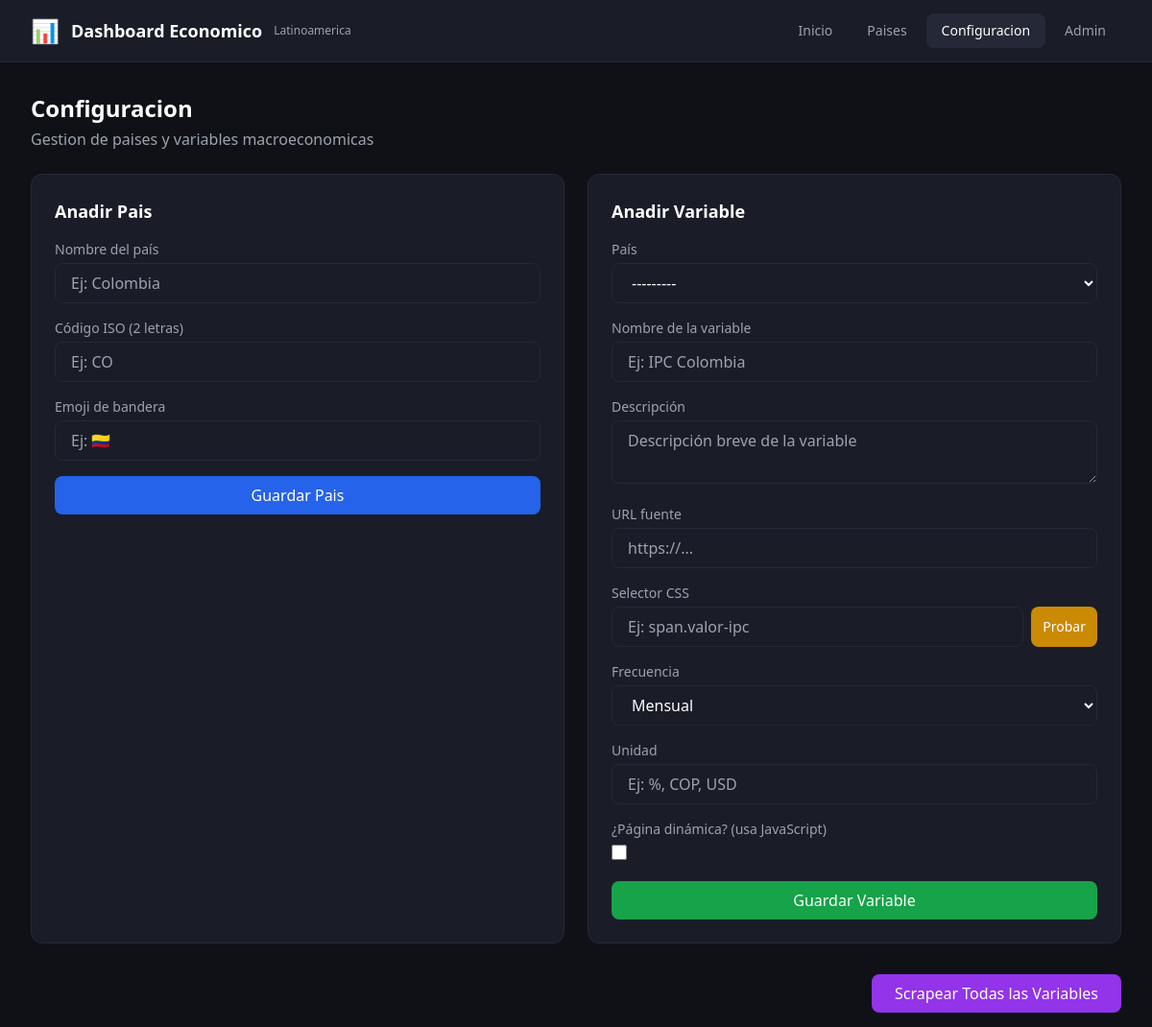
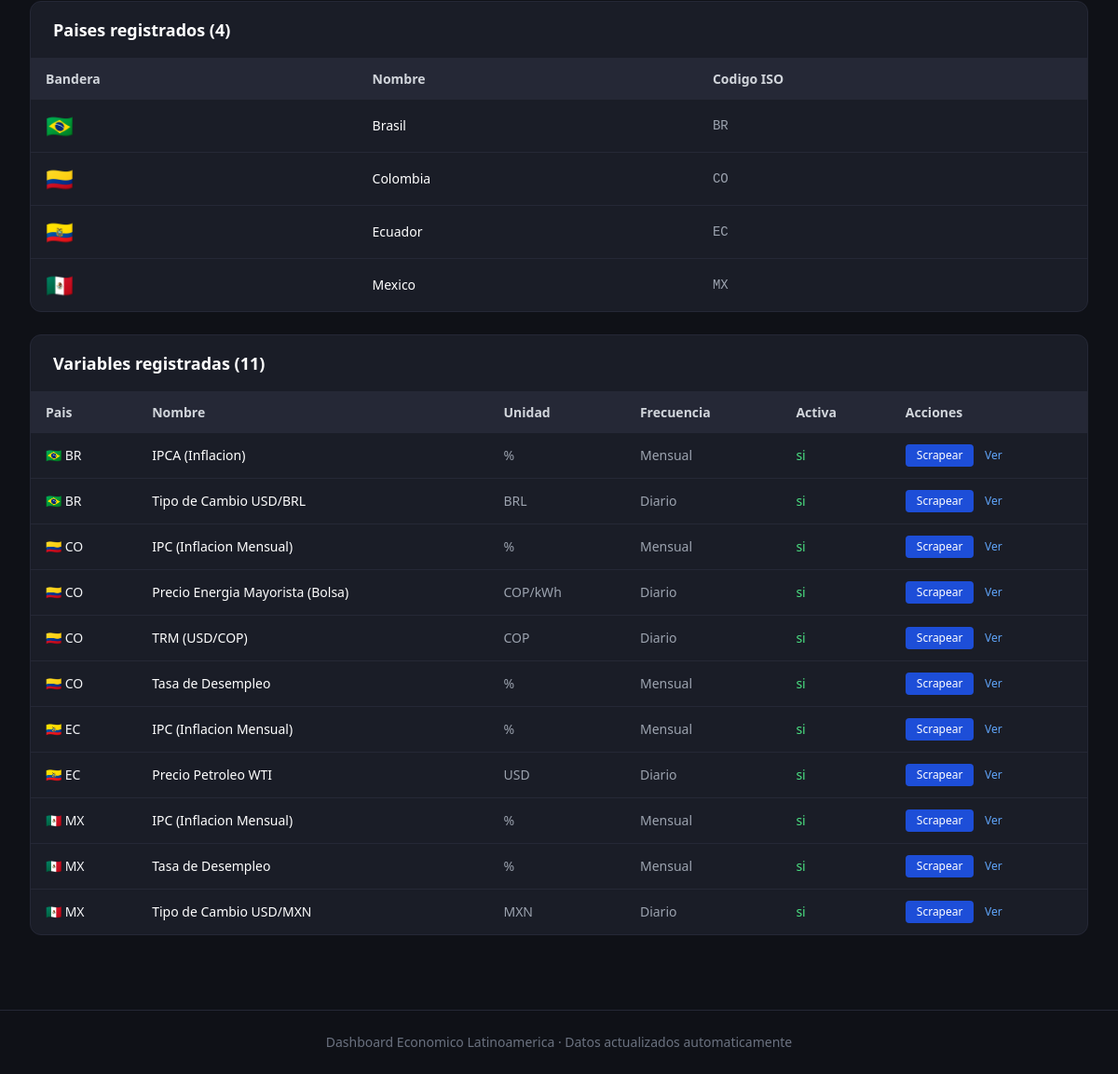
/configuracion/, run on the app's committed database (2 pictures, top to bottom).
### core/models.py (models this page shows, shortened)
class Country(models.Model):
    name = models.CharField(max_length=100, verbose_name="Nombre")
    code = models.CharField(max_length=5, unique=True, verbose_name="Código ISO")
    flag_emoji = models.CharField(max_length=10, verbose_name="Bandera")
    class Meta:
        verbose_name = "País"
        verbose_name_plural = "Países"
        ordering = ['name']
    def __str__(self):
        return f"{self.flag_emoji} {self.name}"

class MacroVariable(models.Model):
    FREQUENCY_CHOICES = [
        ('daily', 'Diario'),
        ('weekly', 'Semanal'),
        ('monthly', 'Mensual'),
        ('quarterly', 'Trimestral'),
    ]
    country = models.ForeignKey(Country, on_delete=models.CASCADE, related_name='variables', verbose_name="País")
    name = models.CharField(max_length=200, verbose_name="Nombre")
    description = models.TextField(blank=True, verbose_name="Descripción")
    source_url = models.URLField(blank=True, verbose_name="URL fuente")
    css_selector = models.CharField(max_length=500, blank=True, verbose_name="Selector CSS")
    frequency = models.CharField(max_length=20, choices=FREQUENCY_CHOICES, default='monthly', verbose_name="Frecuencia")
    is_dynamic = models.BooleanField(default=False, verbose_name="Scraping dinámico")
    unit = models.CharField(max_length=50, verbose_name="Unidad")
    is_active = models.BooleanField(default=True, verbose_name="Activa")
    created_at = models.DateTimeField(auto_now_add=True)
    class Meta:
        verbose_name = "Variable Macroeconómica"
        verbose_name_plural = "Variables Macroeconómicas"
        ordering = ['country', 'name']

### core/views.py (the view, shortened to what this page needs)
# urls.py: path('configuracion/', views.settings_view, name='settings'),
def settings_view(request):
    country_form = CountryForm()
    variable_form = MacroVariableForm()
    countries = Country.objects.all()
    variables = MacroVariable.objects.select_related('country').all()
    context = {
        'country_form': country_form,
        'variable_form': variable_form,
        'countries': countries,
        'variables': variables,
    }
    return render(request, 'dashboard/settings.html', context)

### core/forms.py
class CountryForm(forms.ModelForm):
    class Meta:
        model = Country
        fields = ['name', 'code', 'flag_emoji']
        widgets = {
            'name': forms.TextInput(attrs={
                'class': 'w-full bg-gray-800 border border-gray-700 rounded-lg px-4 py-2 text-white focus:outline-none focus:border-blue-500',
                'placeholder': 'Ej: Colombia'
            }),
            'code': forms.TextInput(attrs={
                'class': 'w-full bg-gray-800 border border-gray-700 rounded-lg px-4 py-2 text-white focus:outline-none focus:border-blue-500',
                'placeholder': 'Ej: CO'
            }),
            'flag_emoji': forms.TextInput(attrs={
                'class': 'w-full bg-gray-800 border border-gray-700 rounded-lg px-4 py-2 text-white focus:outline-none focus:border-blue-500',
                'placeholder': 'Ej: 🇨🇴'
            }),
        }
        labels = {
            'name': 'Nombre del país',
            'code': 'Código ISO (2 letras)',
            'flag_emoji': 'Emoji de bandera',
        }

### templates/dashboard/settings.html (shortened to what this page needs)
{% extends 'dashboard/base.html' %}
{% block content %}
<div class="mb-6">
    <h1 class="text-2xl font-bold text-white">Configuracion</h1>
    <p class="text-gray-400 mt-1">Gestion de paises y variables macroeconomicas</p>
</div>
<div class="grid grid-cols-1 md:grid-cols-2 gap-6 mb-8">
    <div class="bg-gray-800 rounded-xl p-6 border border-gray-700">
        <h2 class="text-lg font-semibold mb-4 text-white">Anadir Pais</h2>
        <form method="POST">
            <div class="space-y-4">
                {% for field in country_form %}
                <div>
                    <label class="block text-sm text-gray-400 mb-1">{{ field.label }}</label>
                    {{ field }}
                </div>
                {% endfor %}
                <button type="submit" name="save_country" class="w-full bg-blue-600 hover:bg-blue-700 text-white font-medium py-2 px-4 rounded-lg transition-colors">
                    Guardar Pais
                </button>
            </div>
        </form>
    </div>
    <div class="bg-gray-800 rounded-xl p-6 border border-gray-700">
        <h2 class="text-lg font-semibold mb-4 text-white">Anadir Variable</h2>
        <form method="POST">
            <div class="space-y-4">
                {% for field in variable_form %}
                <div>
                    <label class="block text-sm text-gray-400 mb-1">{{ field.label }}</label>
                    {% if field.name == 'css_selector' %}
                    <div class="flex gap-2">
                        {{ field }}
                        <button type="button" id="test-selector-btn" class="bg-yellow-600 hover:bg-yellow-700 text-white px-3 py-2 rounded-lg text-sm whitespace-nowrap transition-colors">
                            Probar
                        </button>
                    </div>
                    {% else %}
                    {{ field }}
                    {% endif %}
                </div>
                {% endfor %}
                <button type="submit" name="save_variable" class="w-full bg-green-600 hover:bg-green-700 text-white font-medium py-2 px-4 rounded-lg transition-colors">
                    Guardar Variable
                </button>
            </div>
        </form>
    </div>
</div>
<div class="flex justify-end mb-4">
    <button onclick="runAll()" class="bg-purple-600 hover:bg-purple-700 text-white font-medium py-2 px-6 rounded-lg transition-colors">
        Scrapear Todas las Variables
    </button>
</div>
<div class="bg-gray-800 rounded-xl border border-gray-700 overflow-hidden mb-6">
    <div class="px-6 py-4 border-b border-gray-700">
        <h2 class="text-lg font-semibold text-white">Paises registrados ({{ countries|length }})</h2>
    </div>
    <table class="w-full text-sm">
        <thead class="bg-gray-700 text-gray-300">
            <tr>
                <th class="px-4 py-3 text-left">Bandera</th>
                <th class="px-4 py-3 text-left">Nombre</th>
                <th class="px-4 py-3 text-left">Codigo ISO</th>
            </tr>
        </thead>
        <tbody class="divide-y divide-gray-700">
            {% for country in countries %}
            <tr class="hover:bg-gray-700">
                <td class="px-4 py-3 text-2xl">{{ country.flag_emoji }}</td>
                <td class="px-4 py-3 text-white">{{ country.name }}</td>
                <td class="px-4 py-3 text-gray-400 font-mono">{{ country.code }}</td>
            </tr>
            {% empty %}
            <tr><td colspan="3" class="px-4 py-6 text-center text-gray-500">Sin paises registrados</td></tr>
            {% endfor %}
        </tbody>
    </table>
</div>
<div class="bg-gray-800 rounded-xl border border-gray-700 overflow-hidden">
    <div class="px-6 py-4 border-b border-gray-700">
        <h2 class="text-lg font-semibold text-white">Variables registradas ({{ variables|length }})</h2>
    </div>
    <div class="overflow-x-auto">
        <table class="w-full text-sm">
            <thead class="bg-gray-700 text-gray-300">
                <tr>
                    <th class="px-4 py-3 text-left">Pais</th>
                    <th class="px-4 py-3 text-left">Nombre</th>
                    <th class="px-4 py-3 text-left">Unidad</th>
                    <th class="px-4 py-3 text-left">Frecuencia</th>
                    <th class="px-4 py-3 text-left">Activa</th>
                    <th class="px-4 py-3 text-left">Acciones</th>
                </tr>
            </thead>
            <tbody class="divide-y divide-gray-700">
                {% for var in variables %}
                <tr class="hover:bg-gray-700">
                    <td class="px-4 py-3">{{ var.country.flag_emoji }} {{ var.country.code }}</td>
                    <td class="px-4 py-3 text-white">{{ var.name }}</td>
                    <td class="px-4 py-3 text-gray-400">{{ var.unit }}</td>
                    <td class="px-4 py-3 text-gray-400">{{ var.get_frequency_display }}</td>
                    <td class="px-4 py-3">
                        {% if var.is_active %}
                            <span class="text-green-400">si</span>
                        {% else %}
                            <span class="text-red-400">no</span>
                        {% endif %}
                    </td>
                    <td class="px-4 py-3">
                        <button onclick="runScraper({{ var.id }}, '{{ var.name }}')"
                                class="bg-blue-700 hover:bg-blue-600 text-white text-xs px-3 py-1 rounded transition-colors">
                            Scrapear
                        </button>
                        <a href="/variable/{{ var.id }}/" class="ml-2 text-blue-400 hover:text-blue-300 text-xs">Ver</a>
                    </td>
                </tr>
                {% empty %}
                <tr><td colspan="6" class="px-4 py-6 text-center text-gray-500">Sin variables registradas</td></tr>
                {% endfor %}
            </tbody>
        </table>
    </div>
</div>
{% endblock %}

### templates/dashboard/base.html (style rules this page uses)
body { background-color: #0f1117; }

### data on the page
Country: flag_emoji "🇧🇷", name "Brasil", code "BR"
Country: flag_emoji "🇨🇴", name "Colombia", code "CO"
Country: flag_emoji "🇪🇨", name "Ecuador", code "EC"
Country: flag_emoji "🇲🇽", name "Mexico", code "MX"
MacroVariable: country.flag_emoji "🇧🇷", country.code "BR", name "IPCA (Inflacion)", unit "%", frequency "Mensual", is_active "si"
MacroVariable: country.flag_emoji "🇧🇷", country.code "BR", name "Tipo de Cambio USD/BRL", unit "BRL", frequency "Diario", is_active "si"
MacroVariable: country.flag_emoji "🇨🇴", country.code "CO", name "IPC (Inflacion Mensual)", unit "%", frequency "Mensual", is_active "si"
MacroVariable: country.flag_emoji "🇨🇴", country.code "CO", name "Precio Energia Mayorista (Bolsa)", unit "COP/kWh", frequency "Diario", is_active "si"
MacroVariable: country.flag_emoji "🇨🇴", country.code "CO", name "TRM (USD/COP)", unit "COP", frequency "Diario", is_active "si"
MacroVariable: country.flag_emoji "🇨🇴", country.code "CO", name "Tasa de Desempleo", unit "%", frequency "Mensual", is_active "si"
MacroVariable: country.flag_emoji "🇪🇨", country.code "EC", name "IPC (Inflacion Mensual)", unit "%", frequency "Mensual", is_active "si"
MacroVariable: country.flag_emoji "🇪🇨", country.code "EC", name "Precio Petroleo WTI", unit "USD", frequency "Diario", is_active "si"
MacroVariable: country.flag_emoji "🇲🇽", country.code "MX", name "IPC (Inflacion Mensual)", unit "%", frequency "Mensual", is_active "si"
MacroVariable: country.flag_emoji "🇲🇽", country.code "MX", name "Tasa de Desempleo", unit "%", frequency "Mensual", is_active "si"
MacroVariable: country.flag_emoji "🇲🇽", country.code "MX", name "Tipo de Cambio USD/MXN", unit "MXN", frequency "Diario", is_active "si"

### other printed values
{{ field.label }} "Nombre del país" "Código ISO (2 letras)" "Emoji de bandera"
{{ field.label }} "País" "Nombre de la variable" "Descripción" "URL fuente" "Selector CSS" "Frecuencia" "Unidad" "¿Página dinámica? (usa JavaScript)"
{{ countries|length }} "4"
{{ variables|length }} "11"
